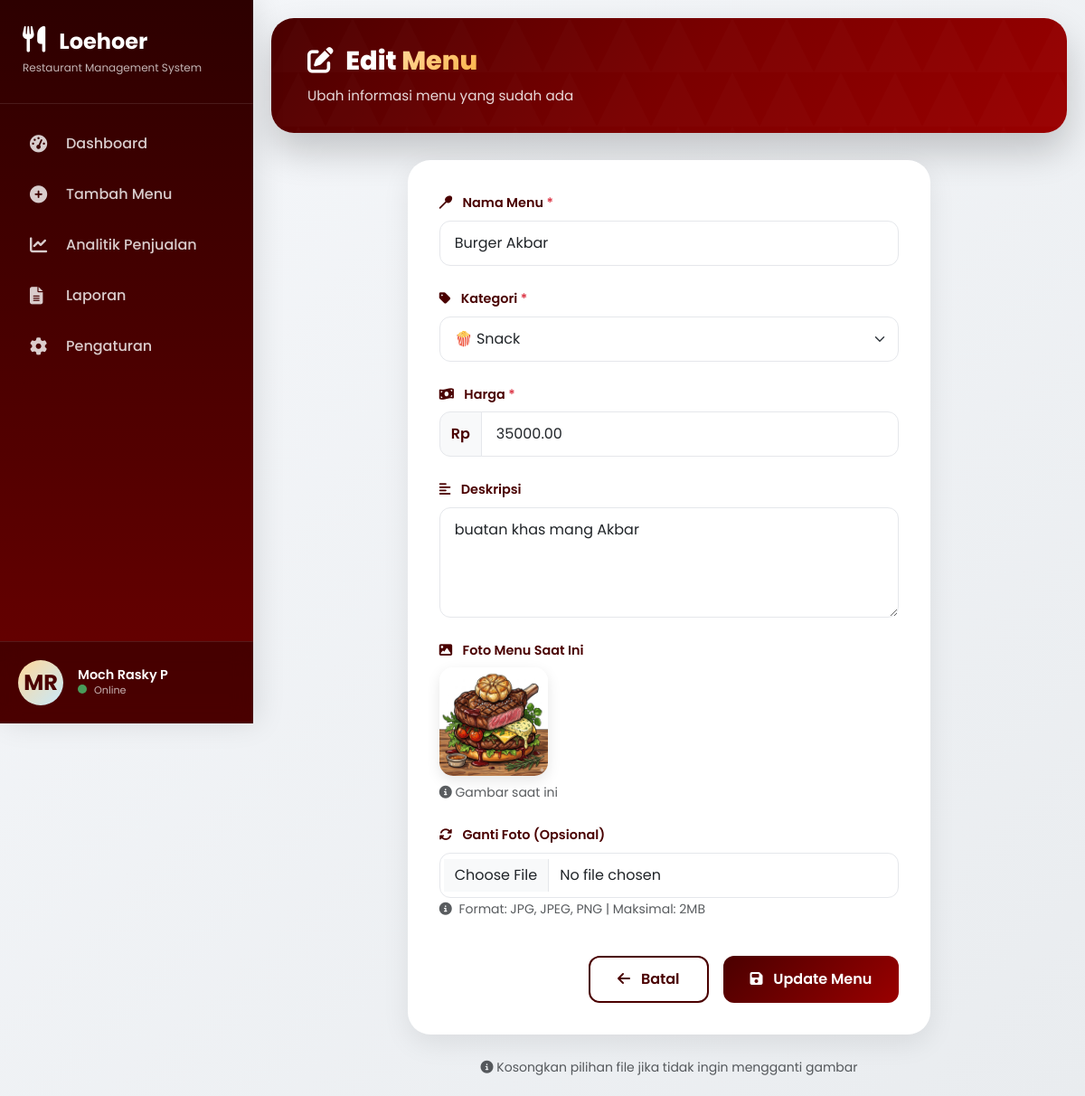
The page /edit.php?id=1 on the database its author committed.
### tables this page shows
CREATE TABLE `menu` (
  `id` int NOT NULL AUTO_INCREMENT,
  `nama_menu` varchar(100) NOT NULL,
  `kategori` enum('Makanan','Minuman','Snack','Dessert') NOT NULL,
  `harga` decimal(10,2) NOT NULL,
  `deskripsi` text,
  `gambar` varchar(255) DEFAULT NULL,
  `created_at` timestamp NULL DEFAULT CURRENT_TIMESTAMP,
  PRIMARY KEY (`id`)
);

### edit.php (the view, shortened to what this page needs)
<?php
require_once 'database.php';
$id = isset($_GET['id']) ? (int)$_GET['id'] : 0;
$query = "SELECT * FROM menu WHERE id = $id";
$result = mysqli_query($conn, $query);
$menu = mysqli_fetch_assoc($result);
?>
<!DOCTYPE html>
<html lang="id">
<head>
    <link href="https://cdn.jsdelivr.net/npm/bootstrap@5.3.0/dist/css/bootstrap.min.css" rel="stylesheet">
    <link rel="stylesheet" href="https://cdnjs.cloudflare.com/ajax/libs/font-awesome/6.4.0/css/all.min.css">
</head>
<body>
<div class="sidebar" id="sidebar">
    <div class="sidebar-logo">
        <h3>
            <i class="fas fa-utensils"></i> Loehoer
        </h3>
        <p>Restaurant Management System</p>
    </div>
    <ul class="sidebar-nav">
        <li class="nav-item">
            <a class="nav-link" href="dashboard-premium.php">
                <i class="fas fa-tachometer-alt"></i> Dashboard
            </a>
        </li>
        <li class="nav-item">
            <a class="nav-link" href="tambah.php">
                <i class="fas fa-plus-circle"></i> Tambah Menu
            </a>
        </li>
        <li class="nav-item">
            <a class="nav-link" href="dashboard_analitik.php">
                <i class="fas fa-chart-line"></i> Analitik Penjualan
            </a>
        </li>
        <li class="nav-item">
            <a class="nav-link" href="laporan.php">
                <i class="fas fa-file-alt"></i> Laporan
            </a>
        </li>
        <li class="nav-item">
            <a class="nav-link" href="pengaturan.php">
                <i class="fas fa-cog"></i> Pengaturan
            </a>
        </li>
    </ul>
    <div class="sidebar-user">
        <div class="d-flex align-items-center">
            <div class="user-avatar me-3">
                MR
            </div>
            <div class="user-info">
                <h6>Moch Rasky P</h6>
                <p><span class="user-status"></span> Online</p>
            </div>
        </div>
    </div>
</div>
<div class="main-content">
    <div class="hero-banner-mini fade-up">
        <div class="hero-content">
            <h1>
                <i class="fas fa-edit me-2"></i>
                Edit <span class="gradient-text">Menu</span>
            </h1>
            <p>Ubah informasi menu yang sudah ada</p>
        </div>
    </div>
    <div class="row justify-content-center">
        <div class="col-lg-8">
            <div class="form-card fade-up" style="animation-delay: 0.1s;">
                <form method="POST" enctype="multipart/form-data">
                    <div class="mb-4">
                        <label class="form-label">
                            <i class="fas fa-utensil-spoon me-2"></i>
                            Nama Menu <span class="text-danger">*</span>
                        </label>
                        <input type="text" name="nama_menu" class="form-control" required
                               value="<?php echo htmlspecialchars($menu['nama_menu']); ?>"
                               placeholder="Contoh: Nasi Goreng Spesial">
                    </div>
                    <div class="mb-4">
                        <label class="form-label">
                            <i class="fas fa-tag me-2"></i>
                            Kategori <span class="text-danger">*</span>
                        </label>
                        <select name="kategori" class="form-select" required>
                            <option value="Snack" <?php echo $menu['kategori'] == 'Snack' ? 'selected' : ''; ?>>🍿 Snack</option>
                        </select>
                    </div>
                    <div class="mb-4">
                        <label class="form-label">
                            <i class="fas fa-money-bill-wave me-2"></i>
                            Harga <span class="text-danger">*</span>
                        </label>
                        <div class="input-group">
                            <span class="input-group-text">Rp</span>
                            <input type="number" name="harga" class="form-control" required
                                   value="<?php echo $menu['harga']; ?>"
                                   min="0" step="1000" placeholder="0">
                        </div>
                    </div>
                    <div class="mb-4">
                        <label class="form-label">
                            <i class="fas fa-align-left me-2"></i>
                            Deskripsi
                        </label>
                        <textarea name="deskripsi" class="form-control" rows="4"
                                  placeholder="Deskripsi menu..."><?php echo htmlspecialchars($menu['deskripsi']); ?></textarea>
                    </div>
                    <div class="mb-4">
                        <label class="form-label">
                            <i class="fas fa-image me-2"></i>
                            Foto Menu Saat Ini
                        </label>
                        <div>
                            <?php if (!empty($menu['gambar']) && file_exists('uploads/' . $menu['gambar'])): ?>
                                <img src="uploads/<?php echo $menu['gambar']; ?>" class="current-image" alt="Current Image">
                                <div class="text-muted small mt-2">
                                    <i class="fas fa-info-circle"></i> Gambar saat ini
                                </div>
                            <?php endif; ?>
                        </div>
                    </div>
                    <div class="mb-4">
                        <label class="form-label">
                            <i class="fas fa-sync-alt me-2"></i>
                            Ganti Foto (Opsional)
                        </label>
                        <input type="file" name="gambar" class="form-control"
                               accept="image/jpg,image/jpeg,image/png"
                               onchange="previewImage(event)">
                        <small class="text-muted">
                            <i class="fas fa-info-circle me-1"></i>
                            Format: JPG, JPEG, PNG | Maksimal: 2MB
                        </small>
                    </div>
                    <div class="d-flex gap-3 justify-content-end mt-4 pt-3">
                        <a href="dashboard-premium.php" class="btn btn-outline-premium">
                            <i class="fas fa-arrow-left me-2"></i> Batal
                        </a>
                        <button type="submit" class="btn btn-premium">
                            <i class="fas fa-save me-2"></i> Update Menu
                        </button>
                    </div>
                </form>
            </div>
        </div>
    </div>
    <div class="text-center mt-4">
        <small class="text-muted">
            <i class="fas fa-info-circle"></i> Kosongkan pilihan file jika tidak ingin mengganti gambar
        </small>
    </div>
</div>
</body>
</html>

### edit.php (style rules this page uses)
* { margin: 0; padding: 0; box-sizing: border-box; }
body { font-family: 'Poppins', sans-serif; background: linear-gradient(135deg, #f5f7fa 0%, #e9ecef 100%); overflow-x: hidden; }
.sidebar { position: fixed; left: 0; top: 0; width: 280px; height: 100vh; background: linear-gradient(180deg, #2d0000 0%, #4b0000 50%, #6b0000 100%); color: white; transition: all 0.3s ease; z-index: 1000; overflow-y: auto; box-shadow: 5px 0 30px rgba(0, 0, 0, 0.1); }
.sidebar-logo { padding: 30px 25px; border-bottom: 1px solid rgba(255, 255, 255, 0.1); margin-bottom: 20px; }
.sidebar-logo h3 { font-size: 1.5rem; font-weight: 700; margin: 0; }
.sidebar-logo h3 i { margin-right: 10px; font-size: 1.8rem; }
.sidebar-logo p { font-size: 0.75rem; opacity: 0.7; margin-top: 5px; margin-bottom: 0; }
.sidebar-nav { padding: 0 15px; }
.sidebar-nav .nav-item { list-style: none; margin-bottom: 8px; }
.sidebar-nav .nav-link { display: flex; align-items: center; padding: 12px 18px; color: rgba(255, 255, 255, 0.8); text-decoration: none; border-radius: 12px; transition: all 0.3s ease; font-weight: 500; }
.sidebar-nav .nav-link i { width: 28px; font-size: 1.2rem; margin-right: 12px; }
.sidebar-user { position: absolute; bottom: 0; left: 0; right: 0; padding: 20px; background: rgba(0, 0, 0, 0.3); backdrop-filter: blur(10px); border-top: 1px solid rgba(255, 255, 255, 0.1); }
.user-avatar { width: 50px; height: 50px; border-radius: 50%; background: linear-gradient(135deg, #ffd89b, #c7e9fb); display: flex; align-items: center; justify-content: center; font-size: 1.5rem; font-weight: bold; color: #4b0000; }
.user-info h6 { margin: 0; font-size: 0.9rem; font-weight: 600; }
.user-info p { margin: 0; font-size: 0.7rem; opacity: 0.7; }
.user-status { width: 10px; height: 10px; background: #4ade80; border-radius: 50%; display: inline-block; margin-right: 5px; animation: pulse 2s infinite; }
.main-content { margin-left: 280px; padding: 20px; transition: all 0.3s ease; }
.hero-banner-mini { background: linear-gradient(135deg, #4a0000 0%, #7a0000 50%, #9a0000 100%); border-radius: 25px; padding: 30px 40px; margin-bottom: 30px; position: relative; overflow: hidden; box-shadow: 0 20px 40px rgba(0, 0, 0, 0.2); }
.hero-banner-mini::before { content: ''; position: absolute; top: 0; left: 0; right: 0; bottom: 0; background-size: 60px; opacity: 0.3; }
.hero-content { position: relative; z-index: 2; }
.hero-banner-mini h1 { font-size: 1.8rem; font-weight: 800; margin-bottom: 10px; color: white; }
.hero-banner-mini p { font-size: 0.95rem; opacity: 0.85; margin-bottom: 0; color: white; }
.gradient-text { background: linear-gradient(135deg, #FFD89B, #FFB347); -webkit-background-clip: text; -webkit-text-fill-color: transparent; background-clip: text; }
.form-card { background: white; border-radius: 25px; padding: 35px; box-shadow: 0 10px 30px rgba(0, 0, 0, 0.08); transition: all 0.3s ease; }
.form-label { font-weight: 600; color: #4a0000; margin-bottom: 8px; font-size: 0.9rem; }
.form-control, .form-select { border-radius: 12px; border: 1px solid #e5e7eb; padding: 12px 16px; font-family: 'Poppins', sans-serif; transition: all 0.3s ease; }
.input-group-text { background: #f8f9fa; border-radius: 12px; border: 1px solid #e5e7eb; font-weight: 600; color: #4a0000; }
.current-image { width: 120px; height: 120px; border-radius: 15px; object-fit: cover; box-shadow: 0 5px 15px rgba(0, 0, 0, 0.1); }
.btn-premium { background: linear-gradient(135deg, #4a0000, #9a0000); color: white; border: none; border-radius: 12px; padding: 12px 30px; font-weight: 600; transition: all 0.3s ease; }
.btn-outline-premium { background: transparent; color: #4a0000; border: 2px solid #4a0000; border-radius: 12px; padding: 12px 30px; font-weight: 600; transition: all 0.3s ease; }
.fade-up { animation: fadeUp 0.8s ease forwards; }

### rows shown on the page
menu: nama_menu "Burger Akbar", kategori "🍿 Snack", harga "35000.00", deskripsi "buatan khas mang Akbar", gambar (picture)
